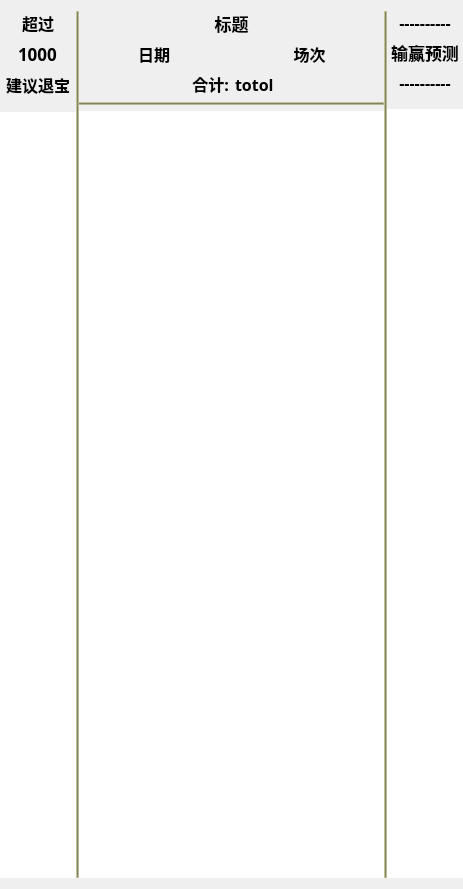
<?xml version="1.0" encoding="UTF-8"?>
<ui version="4.0">
 <class>QGuiCharts</class>
 <widget class="QWidget" name="QGuiCharts">
  <property name="geometry">
   <rect>
    <x>0</x>
    <y>0</y>
    <width>463</width>
    <height>889</height>
   </rect>
  </property>
  <property name="windowTitle">
   <string>QGuiCharts</string>
  </property>
  <layout class="QHBoxLayout" name="horizontalLayout" stretch="3,0,12,0,3">
   <property name="spacing">
    <number>0</number>
   </property>
   <property name="leftMargin">
    <number>0</number>
   </property>
   <property name="rightMargin">
    <number>0</number>
   </property>
   <item>
    <widget class="QWidget" name="widget_yabaolimit" native="true">
     <property name="sizePolicy">
      <sizepolicy hsizetype="Expanding" vsizetype="Expanding">
       <horstretch>0</horstretch>
       <verstretch>0</verstretch>
      </sizepolicy>
     </property>
     <layout class="QVBoxLayout" name="verticalLayout_3">
      <property name="leftMargin">
       <number>0</number>
      </property>
      <property name="topMargin">
       <number>0</number>
      </property>
      <property name="rightMargin">
       <number>0</number>
      </property>
      <property name="bottomMargin">
       <number>0</number>
      </property>
      <item>
       <layout class="QVBoxLayout" name="verticalLayout_10">
        <item>
         <widget class="QLabel" name="label_7">
          <property name="font">
           <font>
            <family>楷体</family>
            <pointsize>12</pointsize>
            <weight>75</weight>
            <bold>true</bold>
           </font>
          </property>
          <property name="styleSheet">
           <string notr="true"/>
          </property>
          <property name="text">
           <string>超过</string>
          </property>
          <property name="alignment">
           <set>Qt::AlignCenter</set>
          </property>
         </widget>
        </item>
        <item>
         <layout class="QHBoxLayout" name="horizontalLayout_9" stretch="0">
          <item>
           <widget class="QLineEdit" name="label_yabaolimit">
            <property name="font">
             <font>
              <family>楷体</family>
              <pointsize>13</pointsize>
              <weight>75</weight>
              <bold>true</bold>
             </font>
            </property>
            <property name="styleSheet">
             <string notr="true">background:transparent;
border-width:0;
border-style:outset;
color: rgb(0, 0, 0);</string>
            </property>
            <property name="text">
             <string>1000</string>
            </property>
            <property name="alignment">
             <set>Qt::AlignCenter</set>
            </property>
           </widget>
          </item>
         </layout>
        </item>
        <item>
         <layout class="QHBoxLayout" name="horizontalLayout_10" stretch="4">
          <item>
           <widget class="QLabel" name="label_8">
            <property name="font">
             <font>
              <family>楷体</family>
              <pointsize>12</pointsize>
              <weight>75</weight>
              <bold>true</bold>
             </font>
            </property>
            <property name="styleSheet">
             <string notr="true"/>
            </property>
            <property name="text">
             <string>建议退宝</string>
            </property>
            <property name="alignment">
             <set>Qt::AlignCenter</set>
            </property>
           </widget>
          </item>
         </layout>
        </item>
       </layout>
      </item>
      <item>
       <widget class="QFrame" name="frame_7">
        <property name="styleSheet">
         <string notr="true">background-color: rgba(255, 255, 255, 0);</string>
        </property>
        <property name="frameShape">
         <enum>QFrame::HLine</enum>
        </property>
        <property name="frameShadow">
         <enum>QFrame::Raised</enum>
        </property>
        <property name="lineWidth">
         <number>1</number>
        </property>
        <property name="midLineWidth">
         <number>0</number>
        </property>
       </widget>
      </item>
      <item>
       <widget class="QTableWidget" name="tableWidget_yabaolimit">
        <property name="maximumSize">
         <size>
          <width>85</width>
          <height>16777215</height>
         </size>
        </property>
        <property name="font">
         <font>
          <family>微软雅黑</family>
          <pointsize>12</pointsize>
          <weight>50</weight>
          <bold>false</bold>
         </font>
        </property>
        <property name="focusPolicy">
         <enum>Qt::NoFocus</enum>
        </property>
        <property name="frameShape">
         <enum>QFrame::NoFrame</enum>
        </property>
        <property name="lineWidth">
         <number>0</number>
        </property>
        <property name="verticalScrollBarPolicy">
         <enum>Qt::ScrollBarAlwaysOff</enum>
        </property>
        <property name="horizontalScrollBarPolicy">
         <enum>Qt::ScrollBarAlwaysOff</enum>
        </property>
        <property name="autoScroll">
         <bool>false</bool>
        </property>
        <property name="editTriggers">
         <set>QAbstractItemView::NoEditTriggers</set>
        </property>
        <property name="showGrid">
         <bool>false</bool>
        </property>
        <property name="rowCount">
         <number>36</number>
        </property>
        <property name="columnCount">
         <number>1</number>
        </property>
        <attribute name="horizontalHeaderVisible">
         <bool>false</bool>
        </attribute>
        <attribute name="horizontalHeaderDefaultSectionSize">
         <number>50</number>
        </attribute>
        <attribute name="horizontalHeaderHighlightSections">
         <bool>false</bool>
        </attribute>
        <attribute name="horizontalHeaderStretchLastSection">
         <bool>true</bool>
        </attribute>
        <attribute name="verticalHeaderVisible">
         <bool>false</bool>
        </attribute>
        <attribute name="verticalHeaderDefaultSectionSize">
         <number>20</number>
        </attribute>
        <attribute name="verticalHeaderHighlightSections">
         <bool>false</bool>
        </attribute>
        <row/>
        <row/>
        <row/>
        <row/>
        <row/>
        <row/>
        <row/>
        <row/>
        <row/>
        <row/>
        <row/>
        <row/>
        <row/>
        <row/>
        <row/>
        <row/>
        <row/>
        <row/>
        <row/>
        <row/>
        <row/>
        <row/>
        <row/>
        <row/>
        <row/>
        <row/>
        <row/>
        <row/>
        <row/>
        <row/>
        <row/>
        <row/>
        <row/>
        <row/>
        <row/>
        <row/>
        <column/>
       </widget>
      </item>
     </layout>
    </widget>
   </item>
   <item>
    <widget class="QFrame" name="frame_2">
     <property name="styleSheet">
      <string notr="true">background-color: rgba(170, 170, 127, 200);</string>
     </property>
     <property name="frameShape">
      <enum>QFrame::VLine</enum>
     </property>
     <property name="frameShadow">
      <enum>QFrame::Raised</enum>
     </property>
     <property name="midLineWidth">
      <number>0</number>
     </property>
    </widget>
   </item>
   <item>
    <widget class="QWidget" name="widget_chart" native="true">
     <property name="sizePolicy">
      <sizepolicy hsizetype="Expanding" vsizetype="Expanding">
       <horstretch>0</horstretch>
       <verstretch>0</verstretch>
      </sizepolicy>
     </property>
     <layout class="QVBoxLayout" name="verticalLayout_11">
      <property name="leftMargin">
       <number>0</number>
      </property>
      <property name="topMargin">
       <number>0</number>
      </property>
      <property name="rightMargin">
       <number>0</number>
      </property>
      <property name="bottomMargin">
       <number>0</number>
      </property>
      <item>
       <layout class="QVBoxLayout" name="verticalLayout_4">
        <item>
         <widget class="QLabel" name="label_title">
          <property name="font">
           <font>
            <family>楷体</family>
            <pointsize>13</pointsize>
            <weight>75</weight>
            <italic>false</italic>
            <bold>true</bold>
           </font>
          </property>
          <property name="styleSheet">
           <string notr="true"/>
          </property>
          <property name="text">
           <string>标题</string>
          </property>
          <property name="alignment">
           <set>Qt::AlignCenter</set>
          </property>
         </widget>
        </item>
        <item>
         <layout class="QHBoxLayout" name="horizontalLayout_5" stretch="0,0">
          <item>
           <widget class="QLabel" name="label_date">
            <property name="minimumSize">
             <size>
              <width>0</width>
              <height>0</height>
             </size>
            </property>
            <property name="maximumSize">
             <size>
              <width>16777215</width>
              <height>16777215</height>
             </size>
            </property>
            <property name="font">
             <font>
              <family>楷体</family>
              <pointsize>12</pointsize>
              <weight>75</weight>
              <bold>true</bold>
             </font>
            </property>
            <property name="styleSheet">
             <string notr="true"/>
            </property>
            <property name="text">
             <string>日期</string>
            </property>
            <property name="alignment">
             <set>Qt::AlignCenter</set>
            </property>
           </widget>
          </item>
          <item>
           <widget class="QLabel" name="label_data_session">
            <property name="font">
             <font>
              <family>楷体</family>
              <pointsize>12</pointsize>
              <weight>75</weight>
              <bold>true</bold>
             </font>
            </property>
            <property name="styleSheet">
             <string notr="true"/>
            </property>
            <property name="text">
             <string>场次</string>
            </property>
            <property name="alignment">
             <set>Qt::AlignCenter</set>
            </property>
           </widget>
          </item>
         </layout>
        </item>
        <item>
         <layout class="QHBoxLayout" name="horizontalLayout_4" stretch="0,0">
          <item>
           <widget class="QLabel" name="label">
            <property name="minimumSize">
             <size>
              <width>0</width>
              <height>0</height>
             </size>
            </property>
            <property name="maximumSize">
             <size>
              <width>16777215</width>
              <height>16777215</height>
             </size>
            </property>
            <property name="font">
             <font>
              <family>楷体</family>
              <pointsize>12</pointsize>
              <weight>75</weight>
              <bold>true</bold>
             </font>
            </property>
            <property name="styleSheet">
             <string notr="true"/>
            </property>
            <property name="text">
             <string>合计:</string>
            </property>
            <property name="alignment">
             <set>Qt::AlignRight|Qt::AlignTrailing|Qt::AlignVCenter</set>
            </property>
           </widget>
          </item>
          <item>
           <widget class="QLabel" name="label_total">
            <property name="font">
             <font>
              <family>楷体</family>
              <pointsize>12</pointsize>
              <weight>75</weight>
              <bold>true</bold>
             </font>
            </property>
            <property name="styleSheet">
             <string notr="true"/>
            </property>
            <property name="text">
             <string>totol</string>
            </property>
            <property name="alignment">
             <set>Qt::AlignLeading|Qt::AlignLeft|Qt::AlignVCenter</set>
            </property>
           </widget>
          </item>
         </layout>
        </item>
       </layout>
      </item>
      <item>
       <widget class="QFrame" name="frame_6">
        <property name="styleSheet">
         <string notr="true">background-color: rgba(170, 170, 127, 200);</string>
        </property>
        <property name="frameShape">
         <enum>QFrame::HLine</enum>
        </property>
        <property name="frameShadow">
         <enum>QFrame::Raised</enum>
        </property>
        <property name="midLineWidth">
         <number>0</number>
        </property>
       </widget>
      </item>
      <item>
       <widget class="QTableWidget" name="tableWidget_totol">
        <property name="sizePolicy">
         <sizepolicy hsizetype="Expanding" vsizetype="Expanding">
          <horstretch>0</horstretch>
          <verstretch>0</verstretch>
         </sizepolicy>
        </property>
        <property name="font">
         <font>
          <family>微软雅黑</family>
          <pointsize>12</pointsize>
          <weight>50</weight>
          <bold>false</bold>
         </font>
        </property>
        <property name="focusPolicy">
         <enum>Qt::NoFocus</enum>
        </property>
        <property name="frameShape">
         <enum>QFrame::NoFrame</enum>
        </property>
        <property name="lineWidth">
         <number>0</number>
        </property>
        <property name="verticalScrollBarPolicy">
         <enum>Qt::ScrollBarAlwaysOff</enum>
        </property>
        <property name="horizontalScrollBarPolicy">
         <enum>Qt::ScrollBarAlwaysOff</enum>
        </property>
        <property name="autoScroll">
         <bool>false</bool>
        </property>
        <property name="editTriggers">
         <set>QAbstractItemView::NoEditTriggers</set>
        </property>
        <property name="showGrid">
         <bool>false</bool>
        </property>
        <property name="rowCount">
         <number>36</number>
        </property>
        <property name="columnCount">
         <number>2</number>
        </property>
        <attribute name="horizontalHeaderVisible">
         <bool>false</bool>
        </attribute>
        <attribute name="horizontalHeaderCascadingSectionResizes">
         <bool>false</bool>
        </attribute>
        <attribute name="horizontalHeaderDefaultSectionSize">
         <number>60</number>
        </attribute>
        <attribute name="horizontalHeaderHighlightSections">
         <bool>false</bool>
        </attribute>
        <attribute name="horizontalHeaderStretchLastSection">
         <bool>true</bool>
        </attribute>
        <attribute name="verticalHeaderVisible">
         <bool>false</bool>
        </attribute>
        <attribute name="verticalHeaderCascadingSectionResizes">
         <bool>false</bool>
        </attribute>
        <attribute name="verticalHeaderDefaultSectionSize">
         <number>20</number>
        </attribute>
        <attribute name="verticalHeaderHighlightSections">
         <bool>false</bool>
        </attribute>
        <attribute name="verticalHeaderStretchLastSection">
         <bool>false</bool>
        </attribute>
        <row/>
        <row/>
        <row/>
        <row/>
        <row/>
        <row/>
        <row/>
        <row/>
        <row/>
        <row/>
        <row/>
        <row/>
        <row/>
        <row/>
        <row/>
        <row/>
        <row/>
        <row/>
        <row/>
        <row/>
        <row/>
        <row/>
        <row/>
        <row/>
        <row/>
        <row/>
        <row/>
        <row/>
        <row/>
        <row/>
        <row/>
        <row/>
        <row/>
        <row/>
        <row/>
        <row/>
        <column/>
        <column/>
       </widget>
      </item>
     </layout>
    </widget>
   </item>
   <item>
    <widget class="QFrame" name="frame">
     <property name="styleSheet">
      <string notr="true">background-color: rgba(170, 170, 127, 200);</string>
     </property>
     <property name="frameShape">
      <enum>QFrame::VLine</enum>
     </property>
     <property name="frameShadow">
      <enum>QFrame::Raised</enum>
     </property>
     <property name="midLineWidth">
      <number>0</number>
     </property>
    </widget>
   </item>
   <item>
    <widget class="QWidget" name="widget_winorlose" native="true">
     <property name="sizePolicy">
      <sizepolicy hsizetype="Expanding" vsizetype="Expanding">
       <horstretch>0</horstretch>
       <verstretch>0</verstretch>
      </sizepolicy>
     </property>
     <layout class="QVBoxLayout" name="verticalLayout_2">
      <property name="leftMargin">
       <number>0</number>
      </property>
      <property name="topMargin">
       <number>0</number>
      </property>
      <property name="rightMargin">
       <number>0</number>
      </property>
      <property name="bottomMargin">
       <number>0</number>
      </property>
      <item>
       <layout class="QVBoxLayout" name="verticalLayout_9">
        <item>
         <widget class="QLabel" name="label_5">
          <property name="font">
           <font>
            <family>楷体</family>
            <pointsize>12</pointsize>
            <weight>75</weight>
            <bold>true</bold>
           </font>
          </property>
          <property name="styleSheet">
           <string notr="true"/>
          </property>
          <property name="text">
           <string>----------</string>
          </property>
          <property name="alignment">
           <set>Qt::AlignCenter</set>
          </property>
         </widget>
        </item>
        <item>
         <layout class="QHBoxLayout" name="horizontalLayout_7" stretch="4">
          <item>
           <widget class="QLabel" name="label_loseorwin">
            <property name="font">
             <font>
              <family>楷体</family>
              <pointsize>13</pointsize>
              <weight>75</weight>
              <italic>false</italic>
              <bold>true</bold>
             </font>
            </property>
            <property name="styleSheet">
             <string notr="true"/>
            </property>
            <property name="text">
             <string>输赢预测</string>
            </property>
            <property name="alignment">
             <set>Qt::AlignCenter</set>
            </property>
           </widget>
          </item>
         </layout>
        </item>
        <item>
         <layout class="QHBoxLayout" name="horizontalLayout_8" stretch="4">
          <item>
           <widget class="QLabel" name="label_6">
            <property name="font">
             <font>
              <family>楷体</family>
              <pointsize>12</pointsize>
              <weight>75</weight>
              <bold>true</bold>
             </font>
            </property>
            <property name="styleSheet">
             <string notr="true"/>
            </property>
            <property name="text">
             <string>----------</string>
            </property>
            <property name="alignment">
             <set>Qt::AlignCenter</set>
            </property>
           </widget>
          </item>
         </layout>
        </item>
       </layout>
      </item>
      <item>
       <widget class="QFrame" name="frame_5">
        <property name="styleSheet">
         <string notr="true">background-color: rgba(255, 255, 255, 0);</string>
        </property>
        <property name="frameShape">
         <enum>QFrame::HLine</enum>
        </property>
        <property name="frameShadow">
         <enum>QFrame::Raised</enum>
        </property>
        <property name="lineWidth">
         <number>1</number>
        </property>
        <property name="midLineWidth">
         <number>0</number>
        </property>
       </widget>
      </item>
      <item>
       <widget class="QTableWidget" name="tableWidget_winorlose">
        <property name="maximumSize">
         <size>
          <width>94</width>
          <height>16777215</height>
         </size>
        </property>
        <property name="font">
         <font>
          <family>微软雅黑</family>
          <pointsize>12</pointsize>
          <weight>50</weight>
          <bold>false</bold>
         </font>
        </property>
        <property name="focusPolicy">
         <enum>Qt::NoFocus</enum>
        </property>
        <property name="frameShape">
         <enum>QFrame::NoFrame</enum>
        </property>
        <property name="lineWidth">
         <number>0</number>
        </property>
        <property name="verticalScrollBarPolicy">
         <enum>Qt::ScrollBarAlwaysOff</enum>
        </property>
        <property name="horizontalScrollBarPolicy">
         <enum>Qt::ScrollBarAlwaysOff</enum>
        </property>
        <property name="autoScroll">
         <bool>false</bool>
        </property>
        <property name="editTriggers">
         <set>QAbstractItemView::NoEditTriggers</set>
        </property>
        <property name="showGrid">
         <bool>false</bool>
        </property>
        <property name="rowCount">
         <number>36</number>
        </property>
        <property name="columnCount">
         <number>1</number>
        </property>
        <attribute name="horizontalHeaderVisible">
         <bool>false</bool>
        </attribute>
        <attribute name="horizontalHeaderDefaultSectionSize">
         <number>50</number>
        </attribute>
        <attribute name="horizontalHeaderHighlightSections">
         <bool>false</bool>
        </attribute>
        <attribute name="horizontalHeaderStretchLastSection">
         <bool>true</bool>
        </attribute>
        <attribute name="verticalHeaderVisible">
         <bool>false</bool>
        </attribute>
        <attribute name="verticalHeaderDefaultSectionSize">
         <number>20</number>
        </attribute>
        <attribute name="verticalHeaderHighlightSections">
         <bool>false</bool>
        </attribute>
        <row/>
        <row/>
        <row/>
        <row/>
        <row/>
        <row/>
        <row/>
        <row/>
        <row/>
        <row/>
        <row/>
        <row/>
        <row/>
        <row/>
        <row/>
        <row/>
        <row/>
        <row/>
        <row/>
        <row/>
        <row/>
        <row/>
        <row/>
        <row/>
        <row/>
        <row/>
        <row/>
        <row/>
        <row/>
        <row/>
        <row/>
        <row/>
        <row/>
        <row/>
        <row/>
        <row/>
        <column/>
       </widget>
      </item>
     </layout>
    </widget>
   </item>
  </layout>
 </widget>
 <layoutdefault spacing="6" margin="11"/>
 <resources/>
 <connections/>
</ui>
